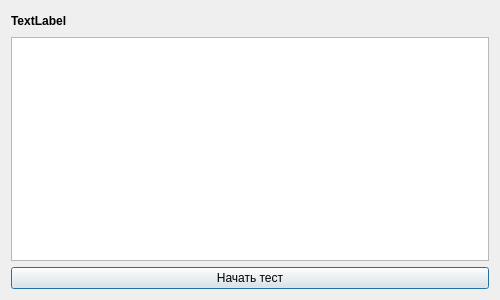
<?xml version="1.0" encoding="UTF-8"?>
<ui version="4.0">
 <class>TestSelectWindow</class>
 <widget class="QDialog" name="TestSelectWindow">
  <property name="geometry">
   <rect>
    <x>0</x>
    <y>0</y>
    <width>500</width>
    <height>300</height>
   </rect>
  </property>
  <property name="windowTitle">
   <string>QTestSuite</string>
  </property>
  <layout class="QGridLayout" name="gridLayout">
   <item row="0" column="0">
    <layout class="QVBoxLayout" name="verticalLayout">
     <item>
      <layout class="QHBoxLayout" name="horizontalLayout">
       <item>
        <widget class="QLabel" name="label">
         <property name="font">
          <font>
           <weight>75</weight>
           <bold>true</bold>
          </font>
         </property>
         <property name="text">
          <string>TextLabel</string>
         </property>
        </widget>
       </item>
       <item>
        <spacer name="horizontalSpacer">
         <property name="orientation">
          <enum>Qt::Horizontal</enum>
         </property>
         <property name="sizeHint" stdset="0">
          <size>
           <width>40</width>
           <height>20</height>
          </size>
         </property>
        </spacer>
       </item>
      </layout>
     </item>
     <item>
      <widget class="QListWidget" name="listWidget"/>
     </item>
     <item>
      <widget class="QPushButton" name="pushButton">
       <property name="text">
        <string>Начать тест</string>
       </property>
      </widget>
     </item>
    </layout>
   </item>
  </layout>
 </widget>
 <resources/>
 <connections/>
</ui>
